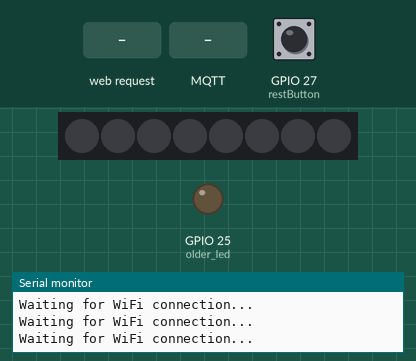
Simulated run of this sketch. Board: ESP32. Shown: 8 RGB LEDs in strip order, left to right, output pins drawn as LEDs (lit = HIGH), the last lines printed to the serial monitor. The test bench sets the inputs (shaded band); at power-on: GPIO 27 (restButton) HIGH. Dim RGB values are drawn brighter than linear; WiFi joins after 1.5 s; servers stay silent unless stated; no MQTT or app messages arrive unless stated; not simulated (calls return 0 or success): arduino_secrets.h.

Above: at 2.8 s.
2.9 s: HTTP request GET /config received
At 5.4 s:
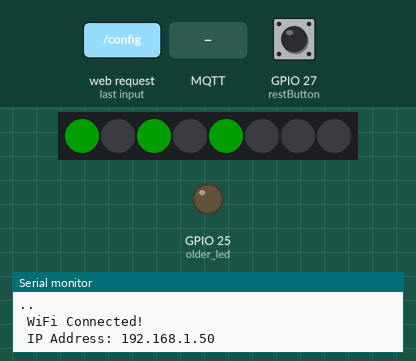
7.0 s: MQTT message "0" arrives on the second subscribed topic
At 8.4 s:
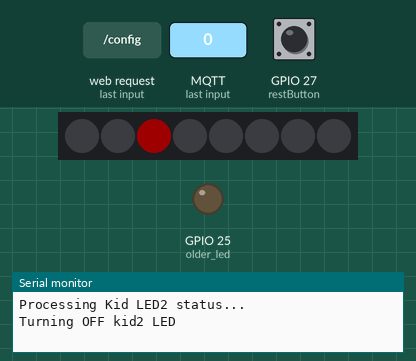
9.5 s: GPIO 27 (restButton) pulled LOW for 1.2 s
At 11.5 s:
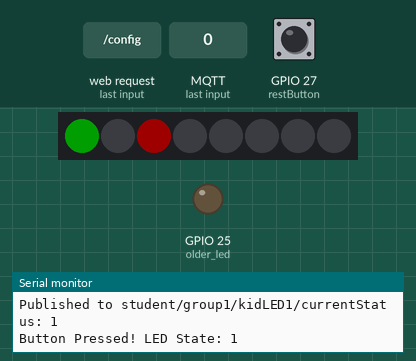
12.2 s: MQTT message "1" arrives on the second subscribed topic
At 12.7 s:
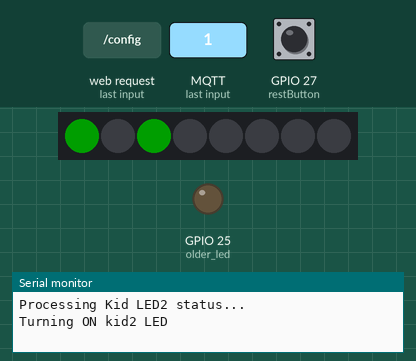
13.7 s: MQTT message "on" arrives on the third subscribed topic
At 14.9 s:
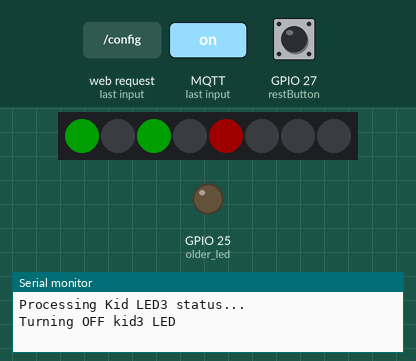
15.2 s: GPIO 27 (restButton) pulled LOW for 1.2 s
At 17.0 s:
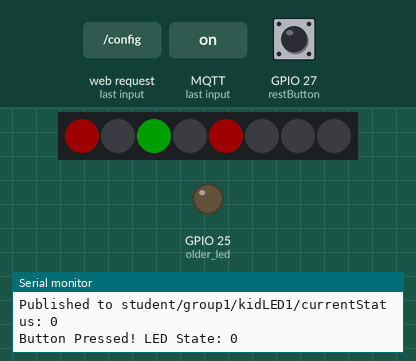
Timing chart, 0 to 18.5 s (numbered marks = the images above; inputs shaded):
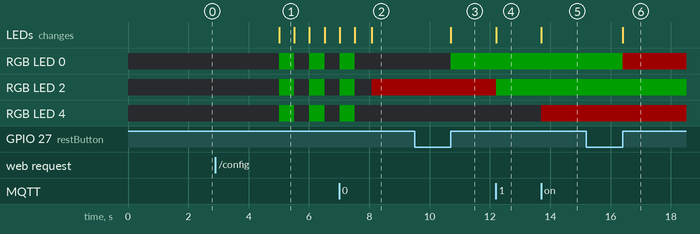

Measured:
- after the input at 2.9 s, RGB LED 0, RGB LED 2, RGB LED 4: alternates RGB(0, 30, 0) for 0.50 s and off for 0.50 s, starting after 2.1 s; the LEDs: change after 2.1 s (image 1)
- after the input at 7.0 s, the LEDs: first differ from a run without the input after 1.1 s (image 2)
- after the input at 9.5 s, RGB LED 0: off → RGB(0, 30, 0) after 1.2 s; the LEDs: change after 1.2 s (image 3)
- after the input at 12.2 s, RGB LED 2: RGB(30, 0, 0) → RGB(0, 30, 0) at once; the LEDs: change at once (image 4)
- after the input at 13.7 s, RGB LED 4: off → RGB(30, 0, 0) at once; the LEDs: change at once (image 5)
- after the input at 15.2 s, RGB LED 0: RGB(0, 30, 0) → RGB(30, 0, 0) after 1.2 s; the LEDs: change after 1.2 s (image 6)
- what the display in image 1 shows lasts 0.5 s, from 5.0 s to 5.5 s

The sketch:

kidVersion.ino
```cpp
#include <WiFi.h>
#include <WebServer.h>
#include "arduino_secrets.h"
#include <PubSubClient.h>
#include <Adafruit_NeoPixel.h>

#define restButton 27
#define LED_strip 26
#define older_led 25

Adafruit_NeoPixel elder_strip(8, 25, NEO_GRB + NEO_KHZ800);
Adafruit_NeoPixel kid_strip(8, 26, NEO_GRB + NEO_KHZ800);

WebServer server(80);

const char *apSSID = "WiFi_Config_kid";
const char *apPassword = "";
String wifiOptions = "";

char staSSID[32] = "";
char staPassword[32] = "";

const char* mqtt_username = SECRET_MQTTUSER;
const char* mqtt_password = SECRET_MQTTPASS;
const char* mqtt_server   = SECRET_MQTTSERVER;
const int mqtt_port       = SECRET_MQTT_HOST;
WiFiClient wifiClient;
PubSubClient client(wifiClient);

const char* subscribeTopic1 = "student/group1/oldLED/currentStatus";
const char* subscribeTopic2 = "student/group1/kidLED1/currentStatus";
const char* subscribeTopic3 = "student/group1/kidLED2/currentStatus";
const char* subscribeTopic4 = "student/group1/kidLED3/currentStatus";

bool ledState = false;
bool lastButtonState = HIGH;
bool currentButtonState;
unsigned long lastDebounceTime = 0;
const unsigned long debounceDelay = 50;
bool wifi_Connect =false;
unsigned long lastPressTime = 0;
const unsigned long timeoutPeriod = 1800000;

void handleWiFiConfig();
void sendWiFiForm();

void setup() {
    Serial.begin(115200);
    WiFi.begin(apSSID, apPassword);
    pinMode(restButton, INPUT_PULLUP);
    pinMode(older_led, OUTPUT);
    kid_strip.begin();
    kid_strip.setBrightness(30);
    kid_strip.fill(kid_strip.Color(0, 0, 0));
    kid_strip.show();
    elder_strip.setBrightness(30);
    elder_strip.fill(kid_strip.Color(0, 0, 0));
    elder_strip.show();

    WiFi.softAP(apSSID, apPassword);
    Serial.println("AP mode started, SSID: " + String(apSSID));
    Serial.println("Connect to this WiFi and go to 192.168.4.1 in your browser.");
    server.on("/", sendWiFiForm);
    server.on("/config", handleWiFiConfig);
    server.begin();

    client.setServer(mqtt_server, mqtt_port);
    client.setCallback(callback);
}

void loop() {
  server.handleClient();
    if (!wifi_Connect) {
        Serial.println("Waiting for WiFi connection...");
        delay(1000);
        return;
    }

    if (!client.connected()) {
      reconnectMQTT();
    }

    handleButtonPress();

    if (millis() - lastPressTime > timeoutPeriod && ledState == 1) {
      kid_strip.setPixelColor(0, kid_strip.Color(255, 0, 0));
      kid_strip.show();
      ledState = !ledState;
      mqttsendmessage(0);
    }

    client.loop();
}

void reconnectMQTT() {
        if (WiFi.status() != WL_CONNECTED) {
            Serial.println("WiFi disconnected, reconnecting...");
            WiFi.disconnect();
            WiFi.begin(staSSID, staPassword);

            int retryCount = 0;
            while (WiFi.status() != WL_CONNECTED && retryCount < 10) {
                vTaskDelay(pdMS_TO_TICKS(500));
                Serial.print(".");
                retryCount++;
            }

            if (WiFi.status() != WL_CONNECTED) {
                Serial.println("WiFi reconnect failed, restarting ESP32...");
                ESP.restart();
            }
        }

        if (!client.connected()) {
            Serial.println("Connecting to MQTT...");
            if (client.connect("GPPGroupClient2", mqtt_username, mqtt_password)) {
                Serial.println("MQTT connected!");
                client.subscribe(subscribeTopic1);
                client.subscribe(subscribeTopic3);
                client.subscribe(subscribeTopic4);

            } else {
                Serial.print("MQTT connection failed, rc=");
                Serial.println(client.state());
            }
        }
}

void handleButtonPress() {
    bool reading = digitalRead(restButton);

    if ((millis() - lastDebounceTime) > debounceDelay) {
        if (reading == HIGH && lastButtonState == LOW) {
            ledState = !ledState;
            if (ledState == 1) {
              kid_strip.setPixelColor(0, kid_strip.Color(0, 255, 0));
              lastPressTime = millis();
              mqttsendmessage(1);
            } else {
              kid_strip.setPixelColor(0, kid_strip.Color(255, 0, 0));
              mqttsendmessage(0);
            }
             kid_strip.show();
            lastDebounceTime = millis();
            Serial.print("Button Pressed! LED State: ");
            Serial.println(ledState);
        }
    }

    lastButtonState = reading;
}

void callback(char* topic, byte* payload, unsigned int length) {
    Serial.print("MQTT message received [");
    Serial.print(topic);
    Serial.print("]: ");

    String receivedMessage = "";
    for (int i = 0; i < length; i++) {
        receivedMessage += (char)payload[i];
    }
    Serial.println(receivedMessage);

    if (String(topic) == subscribeTopic1) {
        Serial.println("Processing older LED status...");
        int tmpMessage = receivedMessage.toInt();
        if (tmpMessage == 1) {
            elder_strip.setPixelColor(0, elder_strip.Color(0, 255, 0));
            elder_strip.show();
            Serial.print("Turning ON older LED");
        } else if (tmpMessage == 0){
            elder_strip.setPixelColor(0, elder_strip.Color(255, 0, 0));
            elder_strip.show();
            Serial.println("Turning OFF older LED");
        } else{
            Serial.println('invalid index');
        }
    } else if (String(topic) == subscribeTopic3) {
        Serial.println("Processing Kid LED2 status...");
        int ledIndex = receivedMessage.toInt();
        int tmpMessage = receivedMessage.toInt();
        if (tmpMessage == 1) {
            kid_strip.setPixelColor(2, kid_strip.Color(0, 255, 0));
            kid_strip.show();
            Serial.print("Turning ON kid2 LED");
        } else if (tmpMessage == 0){
            kid_strip.setPixelColor(2, kid_strip.Color(255, 0, 0));
            kid_strip.show();
            Serial.println("Turning OFF kid2 LED");
        } else{
            Serial.println('invalid index');
        }
    } else if (String(topic) == subscribeTopic4) {
        Serial.println("Processing Kid LED3 status...");
        int ledIndex = receivedMessage.toInt();
        int tmpMessage = receivedMessage.toInt();
        if (tmpMessage == 1) {
            kid_strip.setPixelColor(4, kid_strip.Color(0, 255, 0));
            kid_strip.show();
            Serial.print("Turning ON kid3 LED");
        } else if (tmpMessage == 0){
            kid_strip.setPixelColor(4, kid_strip.Color(255, 0, 0));
            kid_strip.show();
            Serial.println("Turning OFF kid3 LED");
        } else{
            Serial.println('invalid index');
        }
    }
}

String getWiFiList() {
    String wifiOptions = "";
    int numNetworks = WiFi.scanNetworks();
    String seenSSIDs[numNetworks];
    int seenCount = 0;

    for (int i = 0; i < numNetworks; i++) {
        String ssid = WiFi.SSID(i);
        bool isDuplicate = false;
        for (int j = 0; j < seenCount; j++) {
            if (seenSSIDs[j] == ssid) {
                isDuplicate = true;
                break;
            }
        }
        if (!isDuplicate && ssid.length() > 0) {
            seenSSIDs[seenCount++] = ssid;
            wifiOptions += "<option value='" + ssid + "'>" + ssid + "</option>";
        }
    }
    return wifiOptions;
}

void sendWiFiForm() {
    String wifiOptions = getWiFiList();
    String html = "<html><head><meta charset='utf-8'><title>WiFi Setup</title></head><body>";
    html += "<h1>WiFi Configuration</h1>";
    html += "<form action='/config' method='GET'>";
    html += "Select WiFi Network: <select name='ssid'>" + wifiOptions + "</select><br>";
    html += "WiFi Password: <input type='password' name='password'><br>";
    html += "<input type='submit' value='Connect WiFi'>";
    html += "</form></body></html>";
    server.send(200, "text/html", html);
}

void handleWiFiConfig() {
    String ssid = server.arg("ssid");
    String password = server.arg("password");

    Serial.println("Selected WiFi SSID: " + ssid);
    Serial.println("Entered WiFi Password: " + password);

    WiFi.disconnect();
    WiFi.begin(ssid.c_str(), password.c_str());

    int timeout = 15;
    while (WiFi.status() != WL_CONNECTED && timeout > 0) {
        delay(1000);
        Serial.print(".");
        timeout--;
    }

    String response = "<html><head><meta charset='utf-8'><title>WiFi Setup</title></head><body>";
    if (WiFi.status() == WL_CONNECTED) {
        response += "<h1> WiFi Connected!</h1>";
        response += "<p>Connected to: " + ssid + "</p>";
        response += "<p> IP Address: " + WiFi.localIP().toString() + "</p>";
        Serial.println("\n WiFi Connected!");
        Serial.print(" IP Address: ");
        Serial.println(WiFi.localIP());
        wifi_Connect = true;
        for (int i = 0; i < 3; i++) {
          elder_strip.setPixelColor(0, elder_strip.Color(0, 255, 0));
          elder_strip.show();
          kid_strip.setPixelColor(0, kid_strip.Color(0, 255, 0));
          kid_strip.setPixelColor(2, kid_strip.Color(0, 255, 0));
          kid_strip.setPixelColor(4, kid_strip.Color(0, 255, 0));
          kid_strip.show();

          delay(500);

          elder_strip.setPixelColor(0, elder_strip.Color(0, 0, 0));
          elder_strip.show();
          kid_strip.setPixelColor(0, kid_strip.Color(0, 0, 0));
          kid_strip.setPixelColor(2, kid_strip.Color(0, 0, 0));
          kid_strip.setPixelColor(4, kid_strip.Color(0, 0, 0));
          kid_strip.show();

          delay(500);
        }
    } else {
        response += "<h1> WiFi Connection Failed!</h1>";
        response += "<p>Incorrect password or connection issue.</p>";
        response += "<p><a href='/'>Try Again</a></p>";
        Serial.println("\n WiFi Connection Failed! Incorrect password?");
    }
    response += "</body></html>";
    server.send(200, "text/html", response);
}

void mqttsendmessage(int message) {
  if (!client.connected()) {
    Serial.println("MQTT client not connected. Message not sent.");
    return;
  }
    if (client.publish(subscribeTopic2, String(message).c_str())) {
      Serial.print("Published to ");
      Serial.print(subscribeTopic2);
      Serial.print(": ");
      Serial.println(message);
    } else {
      Serial.println("Publish failed.");
    }
}
```
